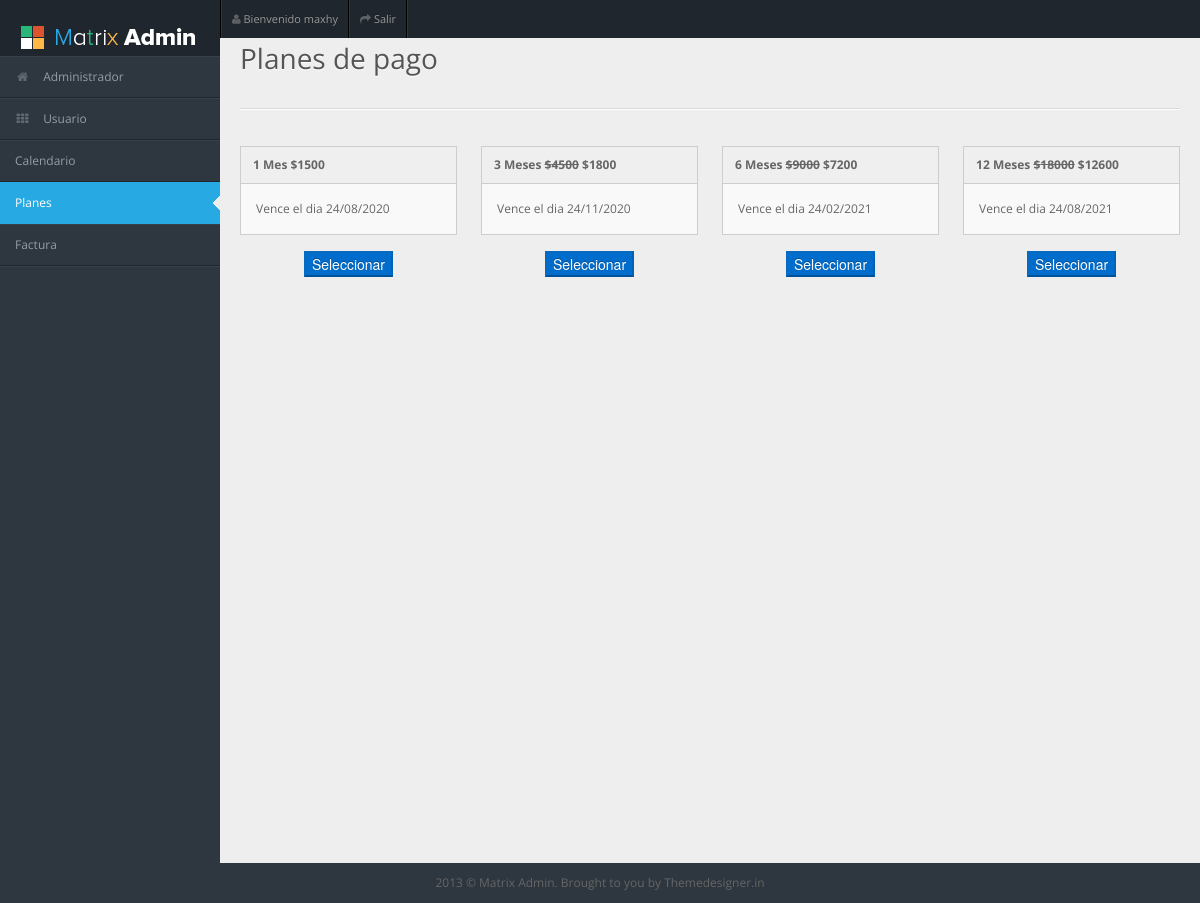
Screenshot of /usuario/planes.php (signed in) with the database file from the repository.
### tables this page shows
CREATE TABLE `clientes` (
  `id` int(11) NOT NULL,
  `nombre` varchar(50) NOT NULL,
  `plan` varchar(10) NOT NULL,
  `monto` int(5) NOT NULL,
  `fecha_alta` date NOT NULL,
  `fecha_vencimiento` date NOT NULL,
  `3mes` int(5) NOT NULL,
  `6mes` int(5) NOT NULL,
  `12mes` int(5) NOT NULL
);

### usuario/planes.php (the view)
<!DOCTYPE html>
<html lang="en">
<?php include_once("header.php"); ?>
<body>
<?php include_once("menu.php"); ?>
<div id="content">
  <div id="content-header">
    <h1>Planes de pago</h1>
  </div>
  <div class="container-fluid">
    <hr>
    <div class="row-fluid">
      <?php
      include_once("conexion.php");
      $sql = mysqli_query($con, "SELECT * FROM `clientes` WHERE id='1'");
      $re = mysqli_fetch_array($sql);
      $meses3   = 0;
      $meses6   = 0;
      $meses12  = 0;
      $texto3meses = "";
      $texto6meses = "";
      $texto12meses = "";
      if($re['3mes'] != 0){
        $meses3 = $re['3mes']/100;
        $resultado = $re['monto']*3;
        $texto3meses = '<s>$'.$resultado.'</s> ';
      }
      if($re['6mes'] != 0){
        $meses6 = $re['6mes']/100;
        $resultado = $re['monto']*6;
        $texto6meses = '<s>$'.$resultado.'</s> ';
      }
      if($re['12mes'] != 0){
        $meses12 = $re['12mes']/100;
        $resultado = $re['monto']*12;
        $texto12meses = '<s>$'.$resultado.'</s> ';
      }
      $plan3meses = $re['monto']*3-(($re['monto']*12)*$meses3);
      $plan6meses = $re['monto']*6-(($re['monto']*12)*$meses6);
      $plan12meses = $re['monto']*12-(($re['monto']*12)*$meses12);
      ?>
      <div class="span3">
        <div class="widget-box">
          <div class="widget-title">
            <h5>1 Mes <?php echo "$".$re['monto']; ?> </h5>
          </div>
          <div class="widget-content">
            Vence el dia <?php echo date("d/m/Y", strtotime($re['fecha_vencimiento'])); ?> </div>
        </div>
        <div style="text-align: center;">
          <button class="btn-primary" style="">Seleccionar</button>
        </div>
      </div>
      <div class="span3">
        <div class="widget-box">
          <div class="widget-title">
            <h5>3 Meses <?php echo $texto3meses."$".$plan3meses; ?></h5>
          </div>
          <div class="widget-content">
            Vence el dia <?php echo date("d/m/Y", strtotime($re['fecha_vencimiento']."+ 3 month")); ?> </div>
        </div>
        <div style="text-align: center;">
          <button class="btn-primary" style="">Seleccionar</button>
        </div>
      </div>
      <div class="span3">
        <div class="widget-box">
          <div class="widget-title">
            <h5>6 Meses <?php echo $texto6meses."$".$plan6meses; ?></h5>
          </div>
          <div class="widget-content">
          Vence el dia <?php echo date("d/m/Y", strtotime($re['fecha_vencimiento']."+ 6 month")); ?> </div>
        </div>
        <div style="text-align: center;">
          <button class="btn-primary" style="">Seleccionar</button>
        </div>
      </div>
      <div class="span3">
        <div class="widget-box">
          <div class="widget-title">
            <h5>12 Meses <?php echo $texto12meses."$".$plan12meses; ?></code></h5>
          </div>
          <div class="widget-content">
            Vence el dia <?php echo date("d/m/Y", strtotime($re['fecha_vencimiento']."+ 12 month")); ?> </div>
        </div>
        <div style="text-align: center;">
          <button class="btn-primary" style="">Seleccionar</button>
        </div>
      </div>
    </div>
  </div>
</div>
<?php include_once("footer.php"); ?>
</body>
</html>

### usuario/css/matrix-login.css (style rules this page uses)
body { overflow-x: hidden; margin-top: -10px; font-family: 'Open Sans', sans-serif; font-size:12px; color:#666; }
.progress, .progress-success .bar, .progress .bar-success, .progress-warning .bar, .progress .bar-warning, .progress-danger .bar, .progress .bar-danger, .progress-info .bar, .progress .bar-info, .btn, .btn-primary { background-image:none; }
hr { border-top-color:#dadada; }
body { background-color:#2E363F; padding: 0; margin-top:10%; }

### usuario/css/matrix-style.css (style rules this page uses)
* { outline:none !important; -moz-outline: none !important; }
html, body { height:100% }
body { overflow-x: hidden; margin-top: -10px; font-family: 'Open Sans', sans-serif; font-size:12px; color:#666; }
.progress, .progress-success .bar, .progress .bar-success, .progress-warning .bar, .progress .bar-warning, .progress-danger .bar, .progress .bar-danger, .progress-info .bar, .progress .bar-info, .btn, .btn-primary { background-image:none; }
hr { border-top-color:#dadada; }
#content { background: none repeat scroll 0 0 #eeeeee; margin-left: 220px; margin-right: 0; padding-bottom: 25px; position: relative; min-height:100%; width: auto; }
#content-header { position: abslute; width: 100%; margin-top: -38px; z-index: 20; }
#content-header h1 { color: #555555; font-size: 28px; font-weight: normal; float: none; text-shadow: 0 1px 0 #ffffff; margin-left: 20px; position: relative; }
#content-header h1, #content-header .btn-group { margin-top: 20px; }
.stat-boxes .peity_bar_good, .stat-boxes .peity_line_good, { color: #459D1C; }
.widget-box { background: none repeat scroll 0 0 #F9F9F9; border-left: 1px solid #CDCDCD; border-top: 1px solid #CDCDCD; border-right: 1px solid #CDCDCD; clear: both; margin-top: 16px; margin-bottom: 16px; position: relative; }
.widget-title, .modal-header, .table th, div.dataTables_wrapper .ui-widget-header { background:#efefef; border-bottom: 1px solid #CDCDCD; height: 36px; }
.widget-title h5 { color: #666; float: left; font-size: 12px; font-weight: bold; padding: 12px; line-height: 12px; margin: 0; }
.widget-content { padding:15px; border-bottom: 1px solid #cdcdcd; }

### usuario/css/matrix-media.css (style rules this page uses)
body { background:#2E363F; }

### rows the page displays
clientes: monto "1500", fecha_vencimiento "24/08/2020", monto "4500", plan3meses "1800", fecha_vencimiento "24/11/2020", monto "9000", plan6meses "7200", fecha_vencimiento "24/02/2021", monto "18000", plan12meses "12600", fecha_vencimiento "24/08/2021"

### other values shown
$_SESSION['usuario']["nombre"] "maxhy"
